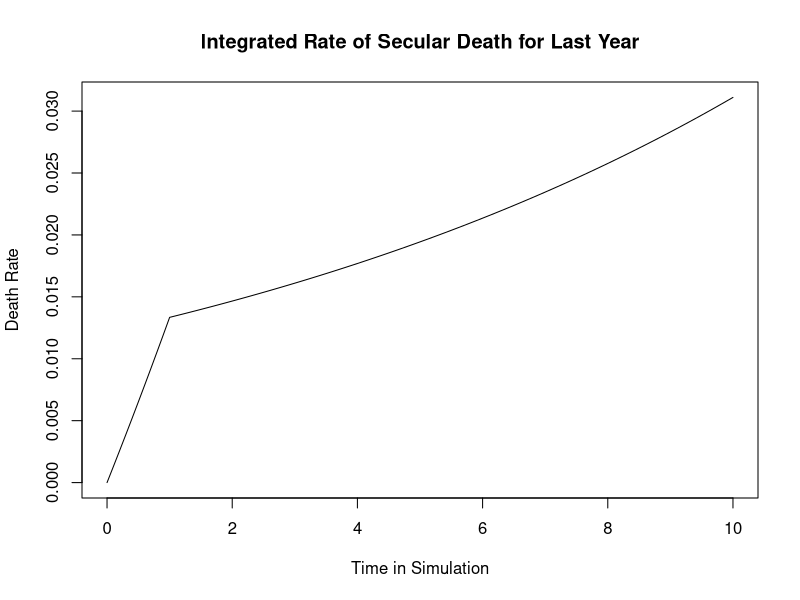
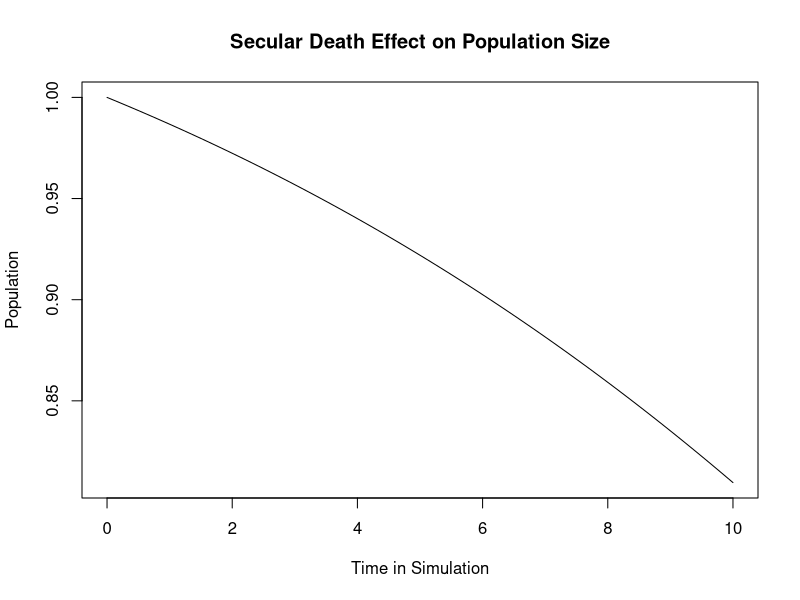
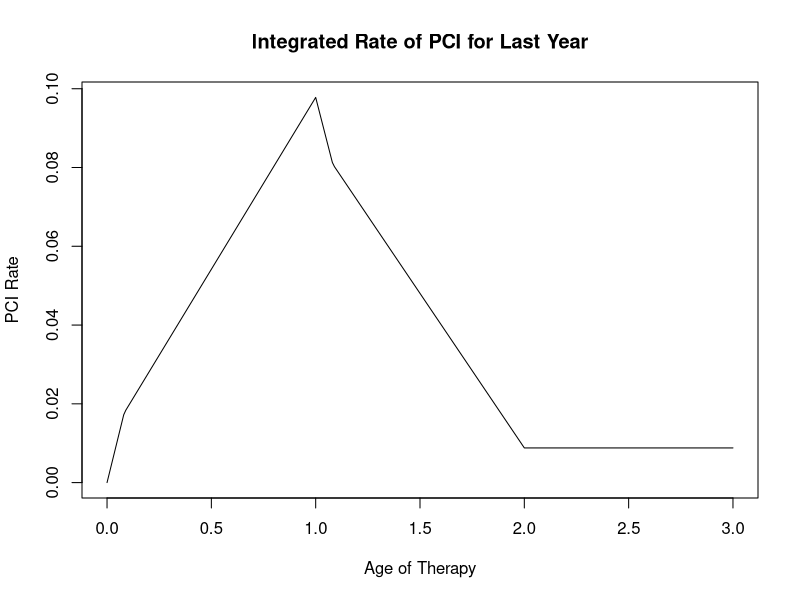
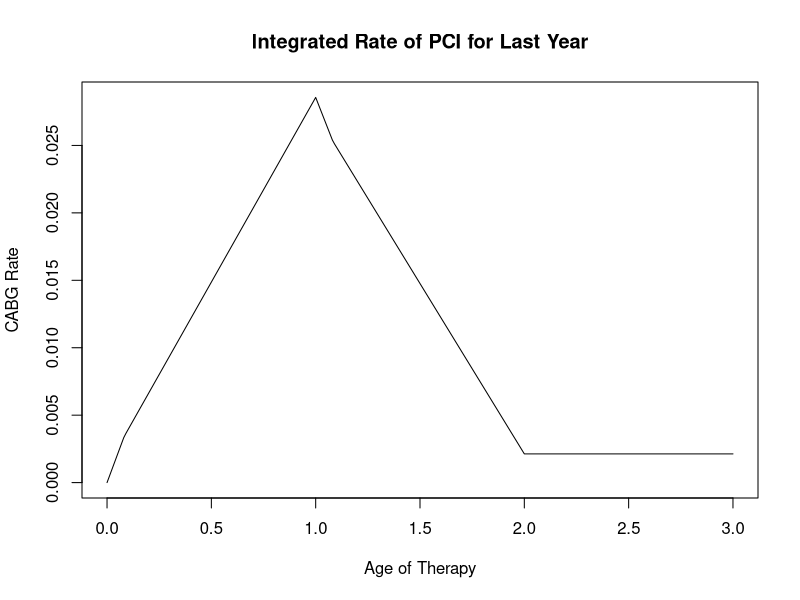
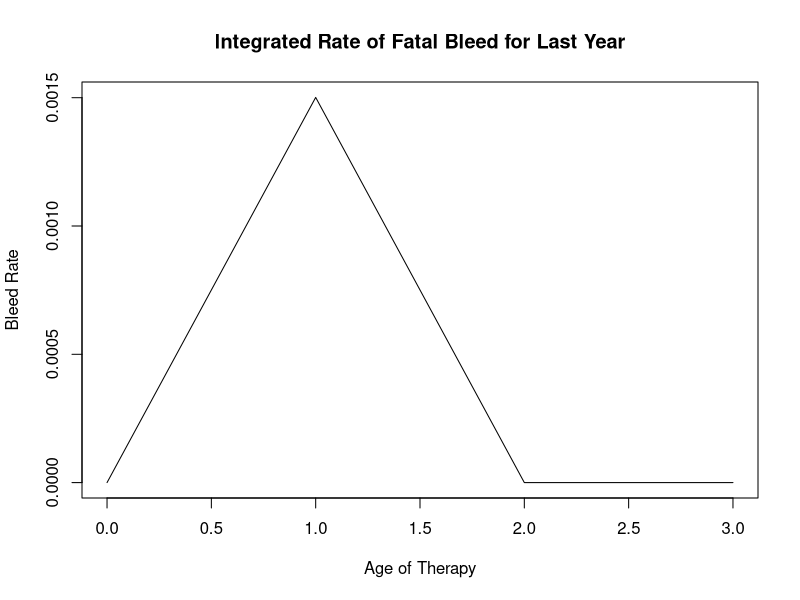
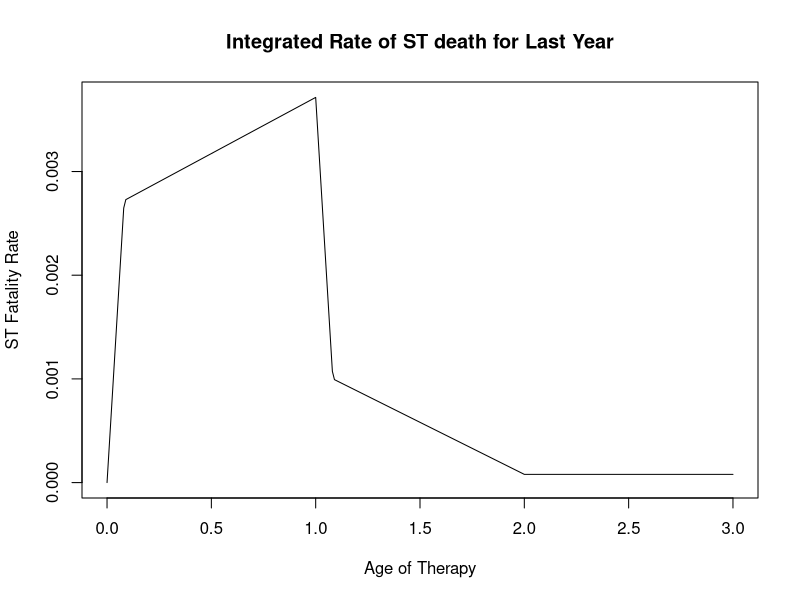
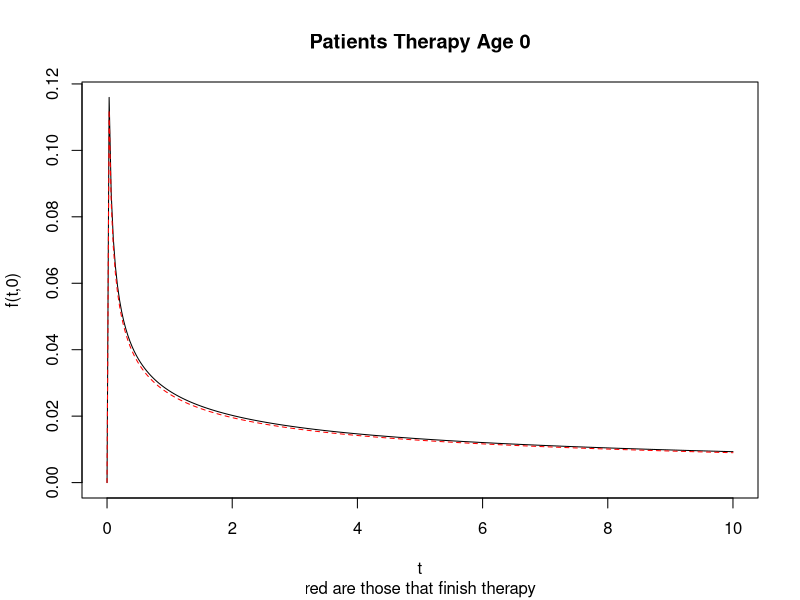
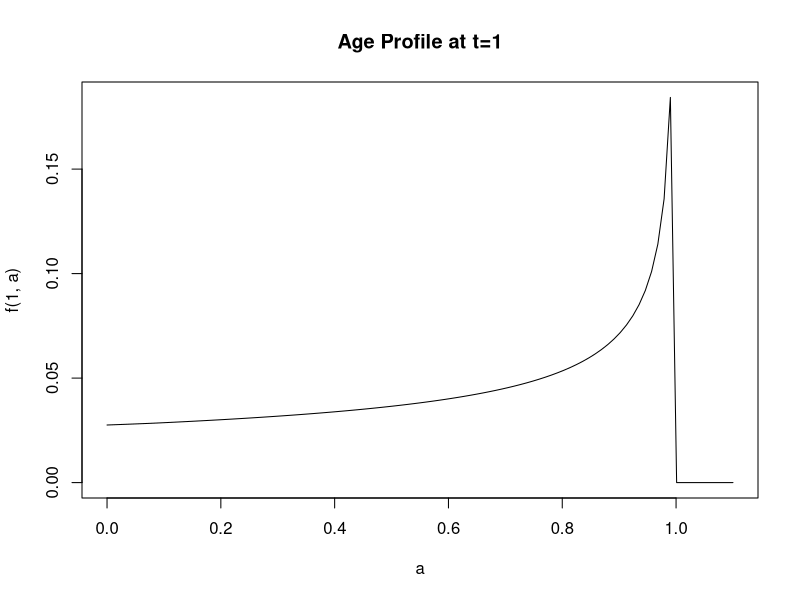

Reproduce these figures in R, in order.
## ---- chunk 1
knitr::opts_chunk$set(echo = TRUE)
## ---- chunk 2
library(deSolve)

###################################
# Main model parameters

risk2rate <- function(risk, range) -(log(1-risk)/range)

params = list(

    # Indication Paramters (Weibull) source: VUMC data -- file is ./reference/WCS_KM_Distribution_Generation.pdf
    Shape = 0.59,
    Scale = 60475.53,
  
    # The Stent Thrombosis Risks are drawn from a piecewise exponential with the following
    # durations and rates. These are for clopidogrel
    ST.rate.30    = risk2rate(0.0150, 30/365),  # (0.010-0.020)
    ST.rate.365   = risk2rate(0.0060, 1),  # (0.003-0.009) 
    ST.rate.gt365 = risk2rate(0.0022, 5),  # (0.001-0.003)
    ST.pr.fatal   = 0.20,  # (15-30)
    ST.pr.CABG    = 0.10,  
  
    # NEED ST Fatal and Bleed FATAL for Maintenance!!!
  
    # Myocardial Infarction: Event Rates and Relative Risks
    MI.rate    = risk2rate(0.035,5), # 0.035, #(0.013-0.097)
    MI.pr.CABG = 0.08, # (4-12)
    MI.pr.PCI  = 0.55, # (45-65)

    # Revascularization
    RV.rate.365   = risk2rate(0.10, 1),     # (0.05-0.15)
    RV.rate.gt365 = risk2rate(0.03, 5),
    RV.pr.CABG    = 0.25, # (15-35)

    # Simplified bleed risk, and fatal risk -- One drug only
    Bleed.rate           = risk2rate(0.02+0.0230+0.0015, 1), # See model-simplification, Clopidogrel wildtype
    BleedFatal.rate      = risk2rate(0.0015, 1), # (0.001-0.003), Clopidogrel wildtype
    #     vRR.ST.Aspirin    = 1.29, # (1.12-1.48)
    #     vRR.MI.Aspirin = 1.29, # (1.12-1.48)
    #  vRR.IntBleed.Aspirin =  0.71, # (0.23-2.23)
    #  vRR.TIMIMinor.Aspirin =  0.47, #(.39-.57)
    #  vRR.FatalBleed.Aspirin =  1.35, #(0.62-0.95)
    #  vRR.RiskCABGTIMImajor.Aspirin =  1.08, # (0.61-1.91)

    #BleedMaint.rate      = risk2rate(),
    #BleedMaintFatal.rate = risk2rate(),

    #? vRiskCABGTIMImajor = 0.022, # (0.013-0.031) 


    
    # Genomic RR adjustments -- NOT USED HERE
    # vRR.MI.LOF = 1.48, #(1.05-2.07) High Discrimination Scenario = 1.45 (1.09-1.92)
    # vRR.Mort.LOF = 1.28, #(0.95-1.73) #Not sure how to use this one
    # vRR.Bleed.LOF = 0.84, # (0.75-1.00)
  
    disc_rate = 0.03
)
## ---- chunk 3

# This take a percent rate over a timeframe and returns the
# instantaneous exponential rate
inst_rate <- function(percent, timeframe)
{
  - log(1-percent) / timeframe
}

# Estimated Vanderbilt Secular Death first 10 years See:Secular.html
drate_alpha <- 0.0940359
drate_beta  <- 0.01272623
drate <- function(t) inst_rate(drate_beta*exp(drate_alpha*t), 1)

F_drate <- Vectorize(vectorize.args="t",
              function(t, years) drate_beta* (exp(drate_alpha*t) - exp(drate_alpha*pmax((t-years),0))) /
                                 drate_alpha
           )

curve(F_drate(x, 1), from=0, to=10, n=101, ylab="Death Rate", xlab="Time in Simulation", main="Integrated Rate of Secular Death for Last Year")

death_scaling <- function(t) exp((drate_beta - drate_beta*exp(drate_alpha*t))/drate_alpha)
  
curve(death_scaling, from=0, to=10, n=101, ylab="Population", xlab="Time in Simulation", main="Secular Death Effect on Population Size")

## ---- chunk 4
pci.rates <- function(params)
{
  with(params,
  {
    # MI Rate of PCI
    rate <- rep(MI.rate * MI.pr.PCI, 3)
    
    # RV
    rate <- rate + (1-RV.pr.CABG) * c(RV.rate.365, RV.rate.365, RV.rate.gt365)
    
    # ST
    fraction <- (1-ST.pr.fatal)*(1-ST.pr.CABG)

    rate + fraction*c(ST.rate.30, ST.rate.365, ST.rate.gt365)
  })
}


# Note: PCI rate is a function of therapy age (a) *not* time in simulation.
F_pci.rate <- Vectorize(vectorize.args="a", function(a, years, params)
{
  low <- max(a - years, 0)
  sum(
    c(if(low > 30/365) 0 else min(30/365, a) - low,
      if(low > 1 || a < 30/365) 0 else min(1, a) - max(30/365, low),
      if(a < 1) 0 else a - max(1, low)
     ) * pci.rates(params)
  )
})

curve(F_pci.rate(x, 1, params), from=0, to=3, n=301, ylab="PCI Rate", xlab="Age of Therapy", main="Integrated Rate of PCI for Last Year")
## ---- chunk 5
cabg.rates <- function(params)
{
  with(params,
  {
    # MI Rate of CABG
    rate <- rep(MI.rate * MI.pr.CABG, 3)
    
    # RV
    rate <- rate + RV.pr.CABG * c(RV.rate.365, RV.rate.365, RV.rate.gt365)
    
    # ST
    fraction <- (1-ST.pr.fatal)*(ST.pr.CABG)

    rate + fraction*c(ST.rate.30, ST.rate.365, ST.rate.gt365)
  })
}

F_cabg.rate <- Vectorize(vectorize.args="a", function(a, years, params)
{
  low <- max(a - years, 0) # Cap at zero for backward interval
  
  sum(
    c(if(low > 30/365) 0 else min(30/365, a) - low,
      if(low > 1 || a < 30/365) 0 else min(1, a) - max(30/365, low),
      if(a < 1) 0 else a - max(1, low)
     ) * cabg.rates(params)
  )
})

curve(F_cabg.rate(x, 1, params), from=0, to=3, n=301, ylab="CABG Rate", xlab="Age of Therapy", main="Integrated Rate of PCI for Last Year")
## ---- chunk 6
bleed_f.rates <- function(params)
{
  with(params,
  {
    c(BleedFatal.rate, BleedFatal.rate, 0) # No risk of fatal bleed after first year
  })
}

F_bleed_f.rate <- Vectorize(vectorize.args="a", function(a, years, params)
{
  low <- max(a - years, 0) # Cap at zero for backward interval
  
  sum(
    c(if(low > 30/365) 0 else min(30/365, a) - low,
      if(low > 1 || a < 30/365) 0 else min(1, a) - max(30/365, low),
      if(a < 1) 0 else a - max(1, low)
     ) * bleed_f.rates(params)
  )
})

curve(F_bleed_f.rate(x, 1, params), from=0, to=3, n=301, ylab="Bleed Rate", xlab="Age of Therapy", main="Integrated Rate of Fatal Bleed for Last Year")
## ---- chunk 7
st_f.rates <- function(params)
{
  with(params,
  {
    # ST
    fraction <- ST.pr.fatal*(1-ST.pr.CABG)

    fraction*c(ST.rate.30, ST.rate.365, ST.rate.gt365)
  })
}

F_st_f.rate <- Vectorize(vectorize.args="a", function(a, years, params)
{
  low <- max(a - years, 0) # Cap at zero for backward interval
  
  sum(
    c(if(low > 30/365) 0 else min(30/365, a) - low,
      if(low > 1 || a < 30/365) 0 else min(1, a) - max(30/365, low),
      if(a < 1) 0 else a - max(1, low)
     ) * st_f.rates(params)
  )
})

curve(F_st_f.rate(x, 1, params), from=0, to=3, n=301, ylab="ST Fatality Rate", xlab="Age of Therapy", main="Integrated Rate of ST death for Last Year")
## ---- chunk 8
###################################
# Numerical Age Structured Solution.
fence <- function(x, lb, ub) pmax(lb, pmin(x, ub))
tolerance <- 1e-8

# Loss to primary treatment is sum of:
#  CABG where individuals drop into maintainance therapy
#  Fatal Bleeds where they die due to blood loss
#  ST fatalities
# As noted previously, secular death is treated later
primary.loss.rate <- function(params)
{
  cabg.rates(params)    +
  bleed_f.rates(params) + 
  st_f.rates(params)
}

l_1 <- primary.loss.rate(params)[1]
l_2 <- primary.loss.rate(params)[2]
l_3 <- primary.loss.rate(params)[3]

shape <- params$Shape
scale <- params$Scale / 365 # In terms of years, not days
w <- function(t) ifelse(t <= 0, 0, dweibull(t, shape, scale))
W <- function(t) ifelse(t <= 0, 0, pweibull(t, shape, scale))

curve(w, from=0, to=10, n=301, xlab="t", ylab="f(t,0)", main="Patients Therapy Age 0", sub="red are those that finish therapy")

# Works for multiple a, but only single t.
f_ta <- Vectorize(vectorize.args="t", function(t, a)
{
  ifelse(a < 0 | a > 1, 
         0,
         w(t-a) *
            exp(-fence(a,        0,   30/365)*l_1) *
            exp(-fence(a-30/365, 0, 1-30/365)*l_2)
        )
})
curve(f_ta(x+1, 1), n=301, add=TRUE, col='red', lty=2)

curve(f_ta(1, x), from=0, to=1.1, xlab="a", ylab="f(1, a)", main="Age Profile at t=1")

## ---- chunk 9

f <- Vectorize(function(t)
{
  integrate(function(a) f_ta(t, a), rel.tol=tolerance, lower=0, upper=pmin(t,1))$value
})

curve(f, from=0, to=10, xlab="t", ylab="Occupancy", main="Primary DAPT Therapy")
## ---- chunk 10
# Works for multiple a, but only single t.
m_loss <- exp(-30/365*l_1)*exp(-335/365*l_2)
m_ta <- Vectorize(vectorize.args="t", function(t, a)
{
  ifelse(a < 1, 
         0,
         w(t-a) * m_loss * exp(-(a-1)*l_3)
  )
})
## ---- chunk 11
# Works for multiple a, but only single t
# Only tracks CABG in region 1 and 2 as this induces occupancy change
cl_1 <- cabg.rates(params)[1]
cl_2 <- cabg.rates(params)[2]


## FIXME: This should be for aspirin alone!
st_f           <- st_f.rates(params)
bleed_f        <- bleed_f.rates(params)
st_and_bleed_f <- st_f + bleed_f

maint_st_and_bleed_loss <- function(a)
{
  exp(-fence(a,        0,     30/365)*st_and_bleed_f[1]) * 
  exp(-fence(a-30/365, 0,    335/365)*st_and_bleed_f[2]) *
  exp(-pmin(a-1, 0)*                  st_and_bleed_f[3])
}

cabg_ta <- function(t, a)
{
  ifelse(a < 0, 
         0,
         w(t-a) *
           (1 - exp(-fence(a,        0,   30/365)*cl_1) *
                exp(-fence(a-30/365, 0, 1-30/365)*cl_2) )
        )*maint_st_and_bleed_loss(a)
}

cabg <- Vectorize(function(t)
{
  integrate(function(a) cabg_ta(t, a), rel.tol=tolerance, lower=0, upper=1)$value
})

curve(cabg, from=0, to=10,  xlab="t", ylab="Joining", main="CABG Occurance")

maint <- Vectorize(function(t)
{
  integrate(function(a) cabg_ta(t, a)+m_ta(t,a), rel.tol=tolerance, lower=0, upper=t)$value
})

curve(maint(x), from=0, to=10, n=301, xlab="t", ylab="Maint", main="Maintenance")

#g <- Vectorize(function(t) integrate(function(x) cabg(x) + f_ta(x, 1),
#  upper=t, lower=0)$value)
#curve(g, from=0, to=10, xlab="t", ylab="Occupancy", main="Maintenance")
## ---- chunk 12
# Works for multiple a, but only single t
# Only tracks CABG in region 1 and 2 as this induces occupancy change
p_1 <- pci.rates(params)[1]
p_2 <- pci.rates(params)[2]

pci_loss_r       <- st_f + bleed_f + cabg.rates(params)

pci_loss <- function(a)
{
  exp(-fence(a,        0,     30/365)*pci_loss_r[1]) * 
  exp(-fence(a-30/365, 0,    335/365)*pci_loss_r[2]) *
  exp(-pmin(a-1, 0)*                  pci_loss_r[3])
}

pci_ta <- function(t, a)
{
  r1 <- fence(a-1, 0, 30/365)*p_1+fence(a-30/365-1, 0, 335/365)*p_2
  r2 <- fence(a,   0, 30/365)*p_1+fence(a-30/365,   0, 335/365)*p_2

  ifelse(a < 0, 
         0,
         w(t-a) * (exp(-r1) - exp(-r2))
        )*pci_loss(a)
}

pci <- Vectorize(function(t)
{
  integrate(function(a) pci_ta(t, a), rel.tol=tolerance, lower=0, upper=t)$value
})

curve(pci(x), from=0, to=10, n=301, xlab="t", ylab="1st PCI", main="PCI")
